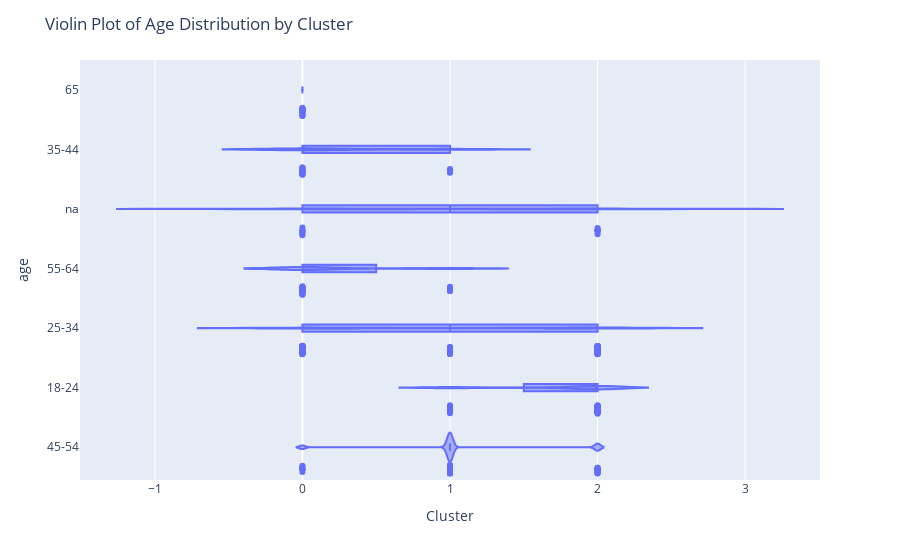

Notebook source saved alongside this figure:
### Code cell
import plotly.express as px

# Example data setup (you may need to adjust based on your actual data structure)
# Assuming df_umap has columns: 'Cluster', 'age', 'income', etc.

fig = px.violin(df_umap, y='age', x='Cluster', box=True, points='all', hover_data=df_umap.columns)
fig.update_layout(title='Violin Plot of Age Distribution by Cluster')
fig.show()

### Figure 1 — Plotly figure (JSON) as saved in the notebook; plotly's stock layout.template omitted (floating-point values rounded to 4 significant figures; data arrays with more than 128 entries replaced by an {"elided": "..."} marker saying what was removed)
{"data": [{"alignmentgroup": "True", "box": {"visible": true}, "customdata": {"elided": "400x12 mixed values"}, "hovertemplate": "Cluster=%{x}<br>age=%{y}<br>Unnamed: 0=%{customdata[0]}<br>disability=%{customdata[1]}<br>education=%{customdata[2]}<br>employment=%{customdata[3]}<br>ethnicity=%{customdata[4]}<br>gender=%{customdata[5]}<br>income=%{customdata[6]}<br>language=%{customdata[7]}<br>marital_status=%{customdata[8]}<br>race=%{customdata[9]}<br>states=%{customdata[10]}<br>tone=%{customdata[11]}<extra></extra>", "legendgroup": "", "marker": {"color": "#636efa"}, "name": "", "offsetgroup": "", "orientation": "h", "points": "all", "scalegroup": "True", "showlegend": false, "type": "violin", "x": {"elided": "400 int values"}, "x0": " ", "xaxis": "x", "y": {"elided": "400 str values"}, "y0": " ", "yaxis": "y"}], "layout": {"legend": {"tracegroupgap": 0}, "margin": {"t": 60}, "title": {"text": "Violin Plot of Age Distribution by Cluster"}, "violinmode": "group", "xaxis": {"anchor": "y", "domain": [0, 1], "title": {"text": "Cluster"}}, "yaxis": {"anchor": "x", "domain": [0, 1], "title": {"text": "age"}}}}
